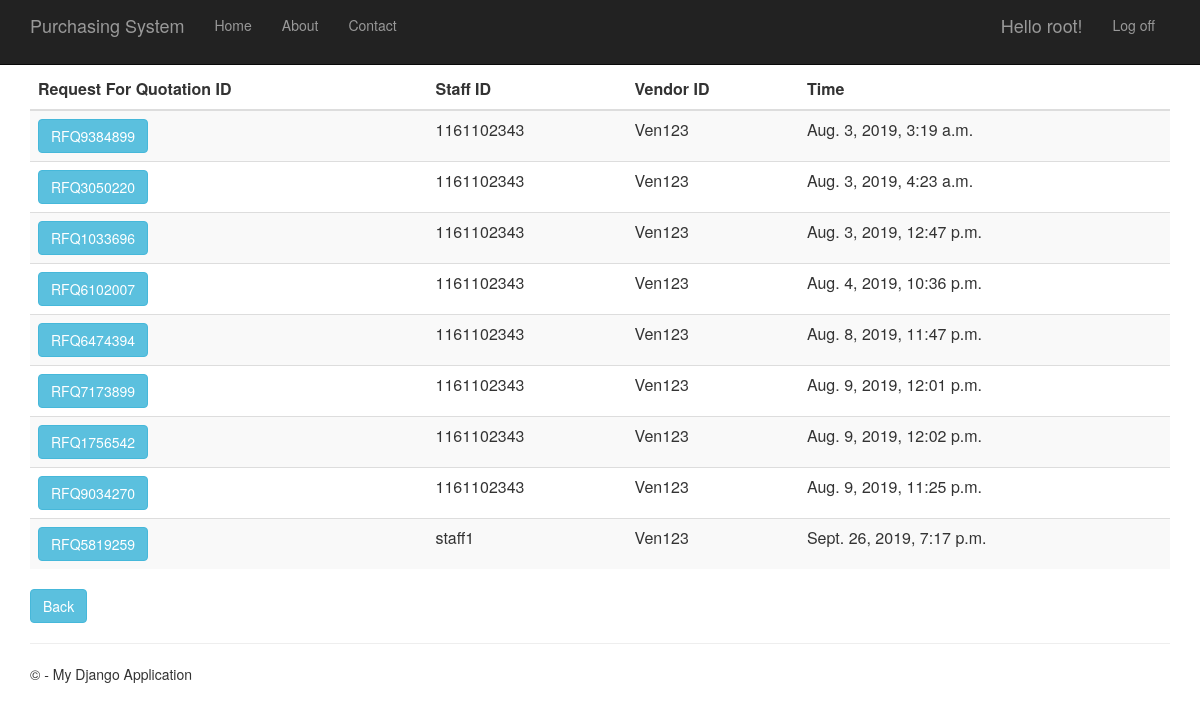
Page /requestforquotationhistory (signed in) on the committed database.
### RequestForQuotation/models.py (models this page shows, shortened)
class RequestForQuotation(models.Model):
    request_for_quotation_id = models.CharField(primary_key=True, max_length=10)
    time_created = models.DateTimeField()
    description = models.TextField(null=True,default=None, blank=True)
    total_price = models.DecimalField(max_digits=10, decimal_places=2, default=Decimal('0.00'))
    person_id = models.ForeignKey(Person, on_delete = models.CASCADE)
    vendor_id = models.ForeignKey(Vendor, on_delete = models.CASCADE)
    purchase_requisition_id = models.ForeignKey(PurchaseRequisition, on_delete = models.CASCADE)

### app/models.py (models this page shows, shortened)
class Person(models.Model):
    user_id = models.OneToOneField(User)
    person_id = models.CharField(primary_key=True, max_length=10)
    person_name = models.TextField()
    person_address = models.TextField()
    person_phone_number = models.TextField()
    person_role = models.TextField(default = 'MANAGER')

class Vendor(models.Model):
    vendor_id = models.CharField(primary_key=True, max_length=10)
    vendor_name = models.TextField()
    vendor_phone_number = models.TextField()
    vendor_address = models.TextField()
    vendor_email = models.TextField()
    def __str__(self):
        return str(self.vendor_id)

### RequestForQuotation/views.py (the view)
# urls.py: url(r'^requestforquotationhistory', RequestForQuotation.views.requestforquotationhistory, name="request_of_quotation_history"),
def requestforquotationhistory(request):
    request_for_quotations = RequestForQuotation.objects.all()
    context = {
            'title':'Request For Quotation History',
            'rows':request_for_quotations
        }
    return render(request,'RequestForQuotation/requestforquotationhistory.html',context)

### RequestForQuotation/templates/RequestForQuotation/requestforquotationhistory.html
﻿{% extends "app/layout.html" %}
{% block content %}
<div class="purchaseorderhistory margintop">
    <form action="requestofquotationhistorydetails" method="GET">
        <table class="table table-striped margintop">
          <thead>
            <tr>
              <th scope="col">Request For Quotation ID</th>
              <th scope="col">Staff ID</th>
              <th scope="col">Vendor ID</th>
              <th scope="col">Time</th>
            </tr>
          </thead>
          <tbody>
              {% for r in rows %}
            <tr>
                 <td><button type="submit" name="roq_id" value="{{r.request_for_quotation_id}}" class="btn btn-info" >{{r.request_for_quotation_id}}</button></td>
                 <td>{{r.person_id.person_id}}</td>
                 <td>{{r.vendor_id}}</td>
                 <td>{{r.time_created}}</td>
            </tr>
              {% endfor %}
          </tbody>
        </table>
    </form>
       <form action="menu">
        <div class="margintop">
            <button type="submit" class="btn btn-info" >Back</button>
        </div>
    </form>
</div>
{% endblock %}

### app/templates/app/loginpartial.html (shortened to what this page needs)
{% if user.is_authenticated %}
<form id="logoutForm" action="/logout" method="post" class="navbar-right">
    <ul class="nav navbar-nav navbar-right">
        <li><span class="navbar-brand">Hello {{ user.username }}!</span></li>
        <li><a href="javascript:document.getElementById('logoutForm').submit()">Log off</a></li>
    </ul>
</form>
{% else %}
<ul class="nav navbar-nav navbar-right">
    <li><a href="{% url 'login' %}">Log in</a></li>
</ul>
{% endif %}

### app/static/app/content/site.css (style rules this page uses)
body { padding-top: 50px; padding-bottom: 20px; }

### rows in the picture
RequestForQuotation: request_for_quotation_id "RFQ9384899", person_id.person_id "1161102343", vendor_id "Ven123", time_created "Aug. 3, 2019, 3:19 a.m."
RequestForQuotation: request_for_quotation_id "RFQ3050220", person_id.person_id "1161102343", vendor_id "Ven123", time_created "Aug. 3, 2019, 4:23 a.m."
RequestForQuotation: request_for_quotation_id "RFQ1033696", person_id.person_id "1161102343", vendor_id "Ven123", time_created "Aug. 3, 2019, 12:47 p.m."
RequestForQuotation: request_for_quotation_id "RFQ6102007", person_id.person_id "1161102343", vendor_id "Ven123", time_created "Aug. 4, 2019, 10:36 p.m."
RequestForQuotation: request_for_quotation_id "RFQ6474394", person_id.person_id "1161102343", vendor_id "Ven123", time_created "Aug. 8, 2019, 11:47 p.m."
RequestForQuotation: request_for_quotation_id "RFQ7173899", person_id.person_id "1161102343", vendor_id "Ven123", time_created "Aug. 9, 2019, 12:01 p.m."
RequestForQuotation: request_for_quotation_id "RFQ1756542", person_id.person_id "1161102343", vendor_id "Ven123", time_created "Aug. 9, 2019, 12:02 p.m."
RequestForQuotation: request_for_quotation_id "RFQ9034270", person_id.person_id "1161102343", vendor_id "Ven123", time_created "Aug. 9, 2019, 11:25 p.m."
RequestForQuotation: request_for_quotation_id "RFQ5819259", person_id.person_id "staff1", vendor_id "Ven123", time_created "Sept. 26, 2019, 7:17 p.m."

### other values in the picture
{{ user.username }} "root"
